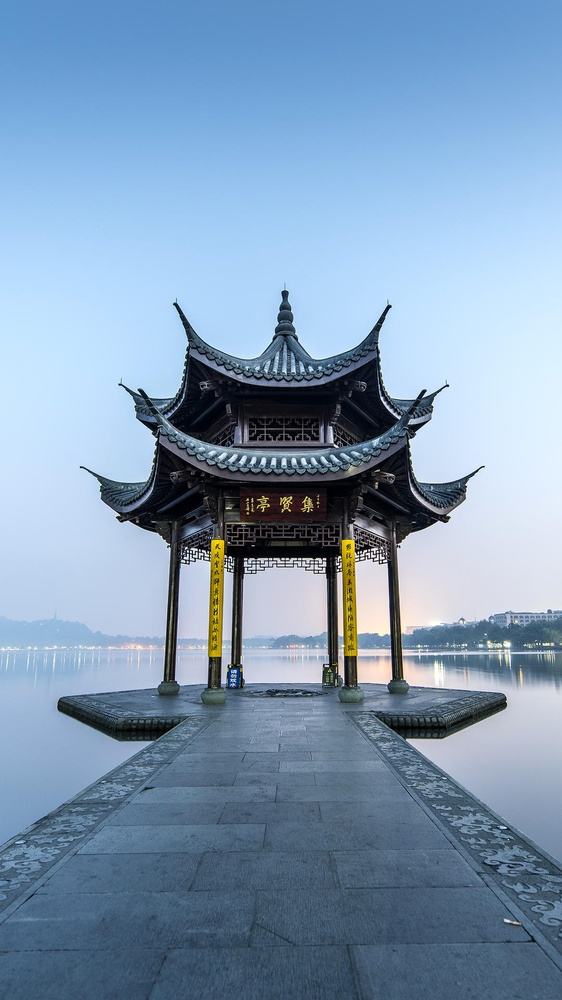
%> input picture Algorithm/moon.jpg, 562 x 1000 px, shrunk from 1080 x 1920 before the run
$ octave Edge_detect.m   (GNU Octave 9; MATLAB toolbox functions it lacks are replaced by stand-ins)
%> lines starting %> are read from the running program, lines starting %| are printed output that depends on the picture; in (x1, y1, x2, y2) boxes, pixels count from 0 and x2, y2 are one past the last pixel; in counts of white or black regions, pixels touching at a corner belong together; the program's own positions count from 1
% 读取彩色图像
img = imread('Moon.jpg');
%> img is the input picture: size 1000x562x3 uint8; mean R, G, B 127.7, 153.7, 180.5

% 提取RGB通道
R = img(:, :, 1);
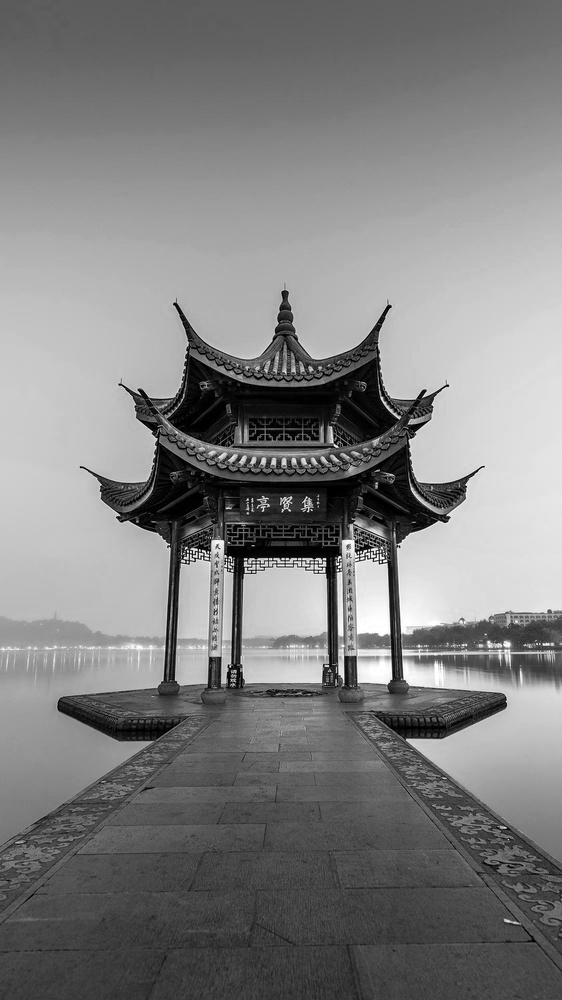
%> R: size 1000x562 uint8; min 0, max 255, mean 127.7
G = img(:, :, 2);
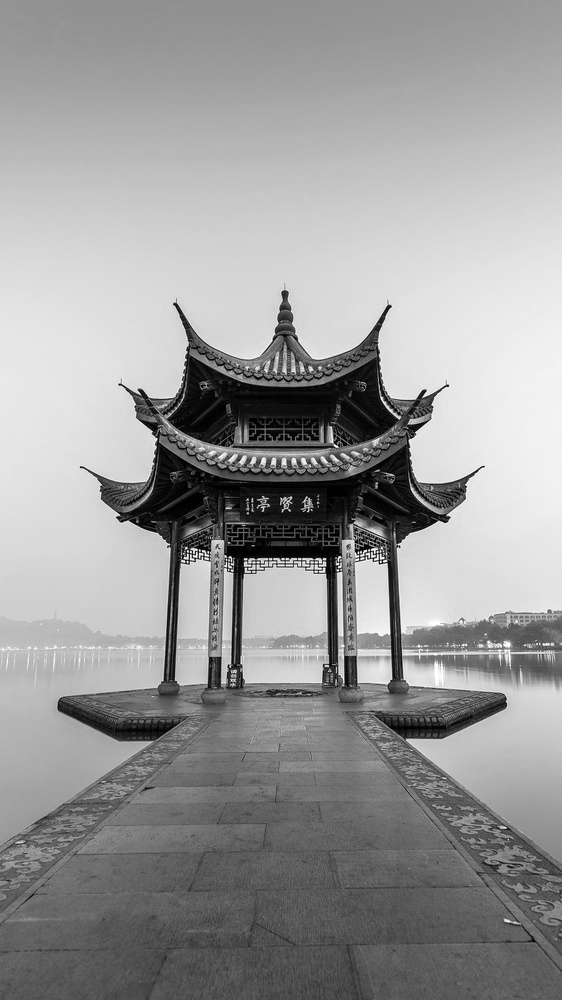
%> G: size 1000x562 uint8; min 0, max 255, mean 153.7
B = img(:, :, 3);
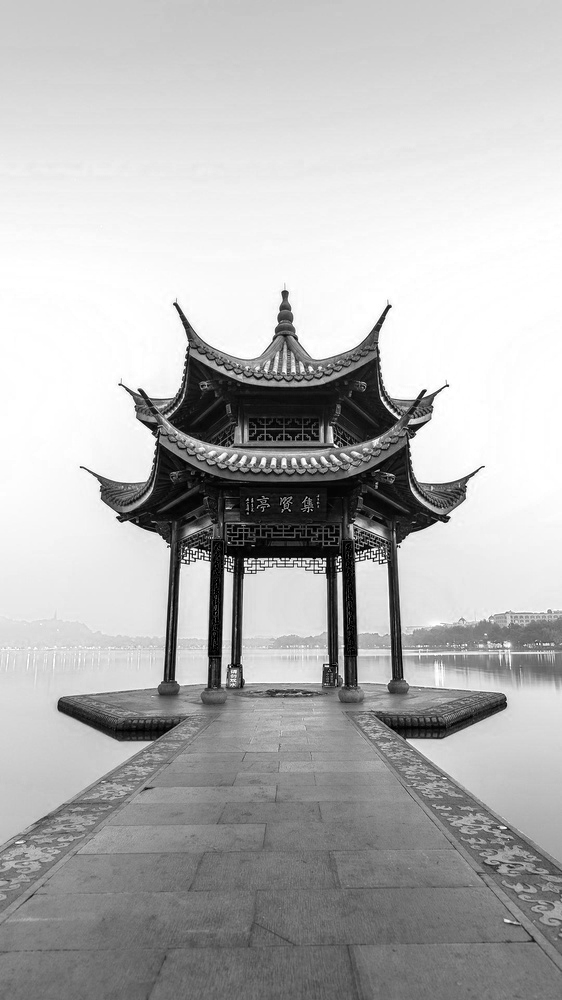
%> B: size 1000x562 uint8; min 0, max 255, mean 180.5

% 对每个通道进行边缘检测
% edgesR = edge(R, 'Canny');
% edgesG = edge(G, 'Canny');
% edgesB = edge(B, 'Canny');
edgesR = edge(R, 'Sobel');
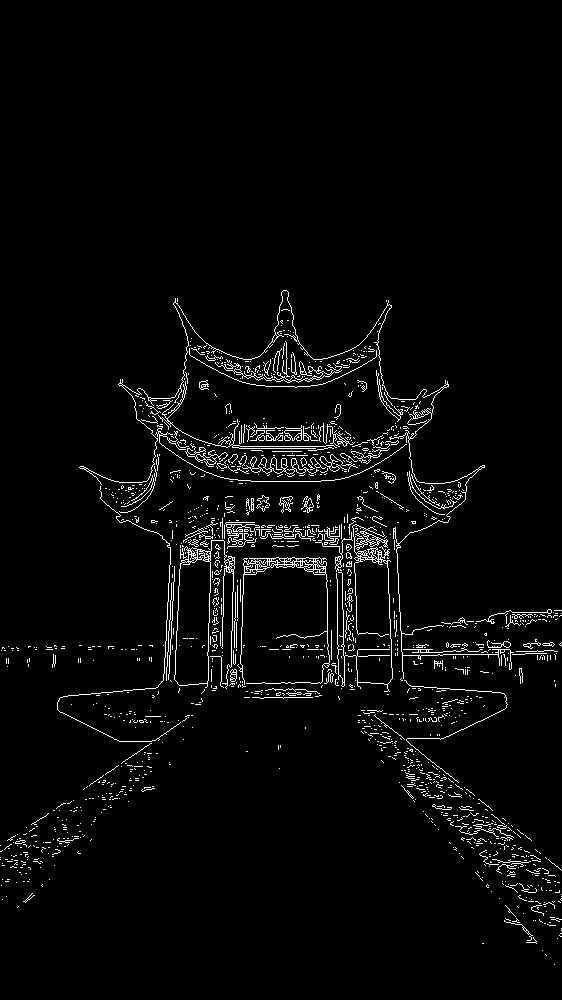
%> edgesR: size 1000x562 logical; 3.1% white in thin lines or dots, all inside (x1, y1, x2, y2) = (0, 290, 562, 965)
edgesG = edge(G, 'Sobel');
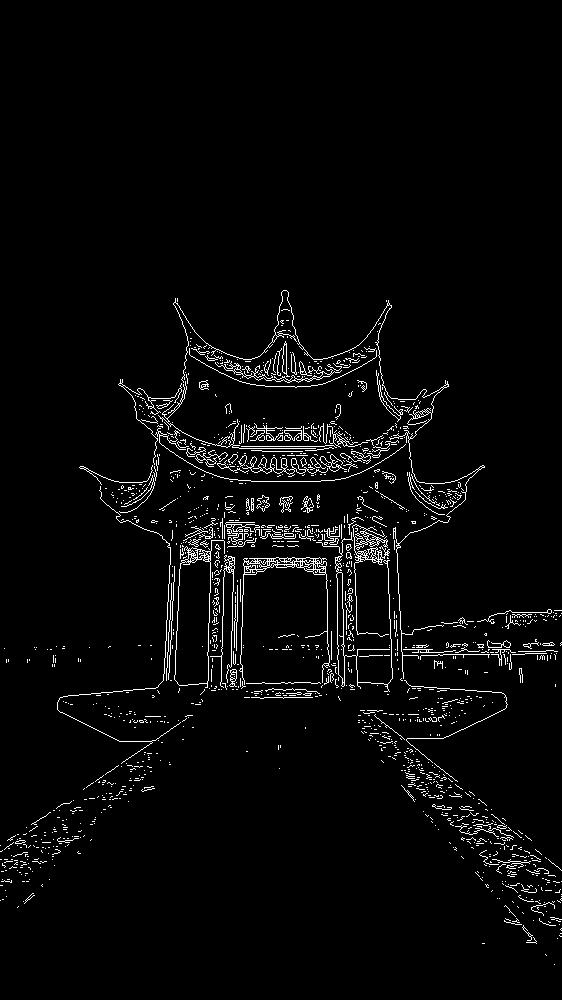
%> edgesG: size 1000x562 logical; 3.1% white in thin lines or dots, all inside (x1, y1, x2, y2) = (0, 290, 562, 965)
edgesB = edge(B, 'Sobel');
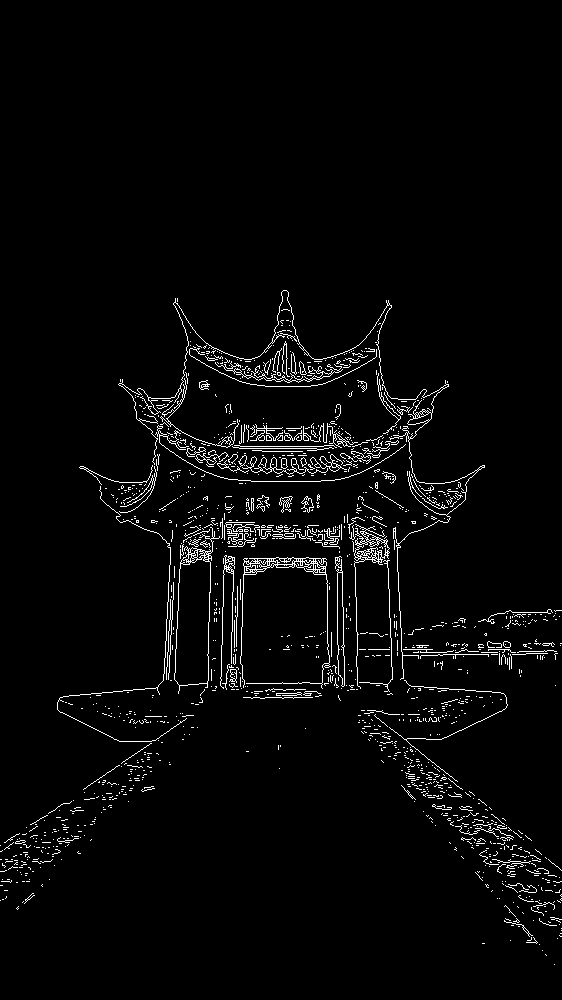
%> edgesB: size 1000x562 logical; 3% white in thin lines or dots, all inside (x1, y1, x2, y2) = (0, 290, 562, 965)

% 将逻辑矩阵转换为 uint8，并放大到0-255范围
edgesColor = cat(3, uint8(edgesR) * 255, uint8(edgesG) * 255, uint8(edgesB) * 255);
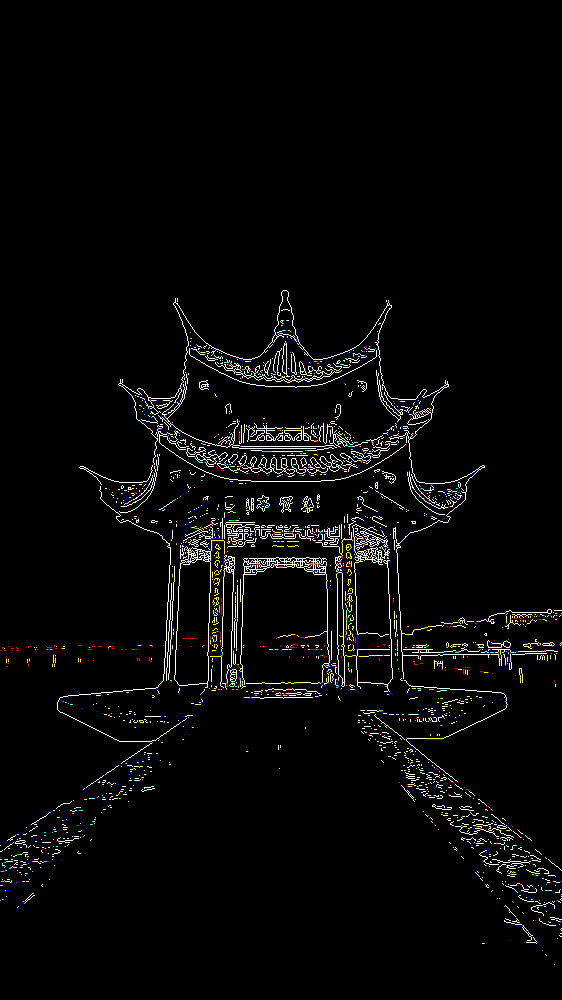
%> edgesColor: size 1000x562x3 uint8; mean R, G, B 8, 8, 7.6

% 显示原始图像和边缘检测结果
figure;
subplot(1, 2, 1), imshow(img), title('原始彩色图像');
subplot(1, 2, 2), imshow(edgesColor), title('彩色图像边缘检测结果');
